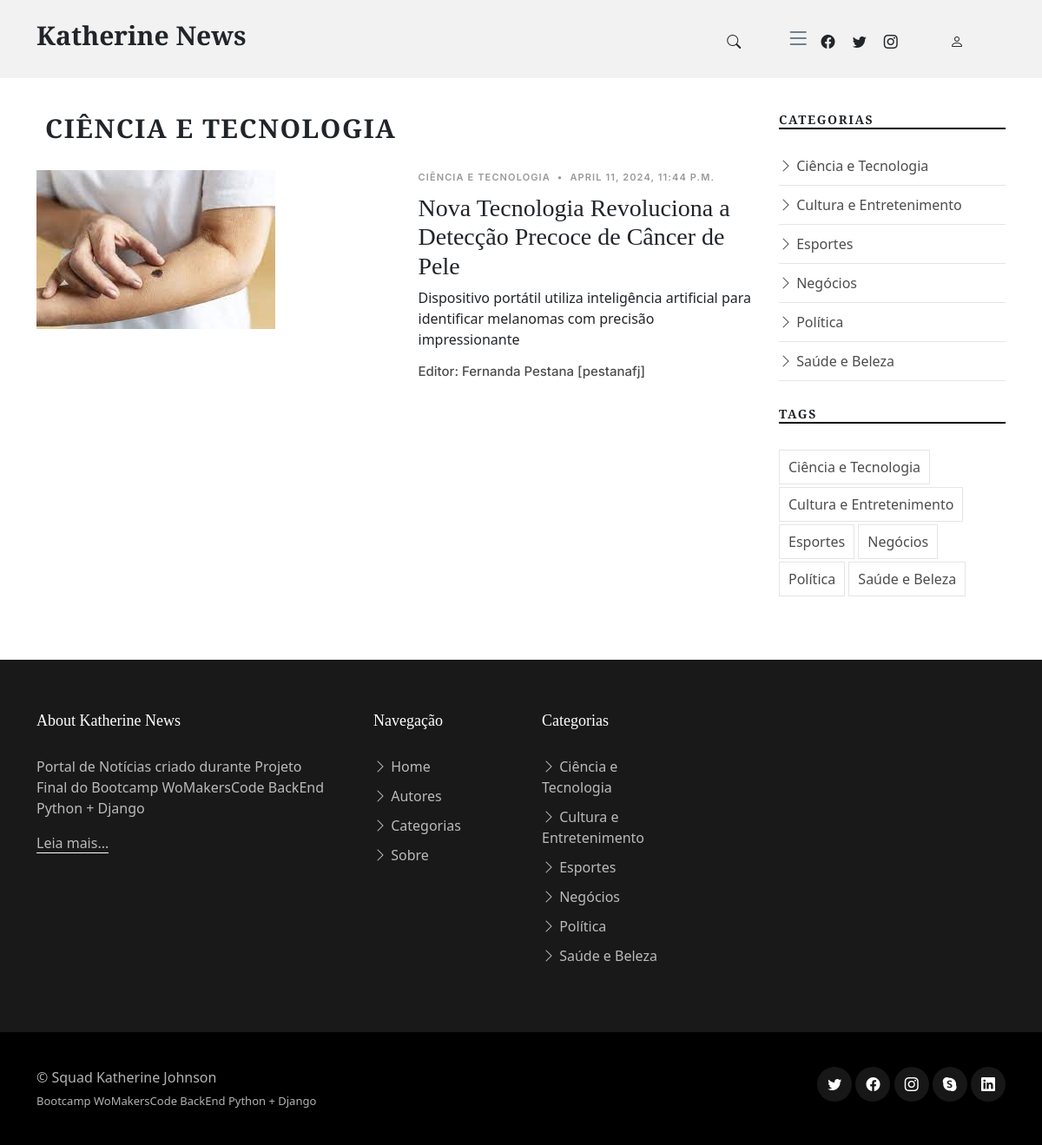
The page /category/7 on the database its author committed.
### app_categories/models.py (models this page shows)
class Category(models.Model):
    name = models.CharField(max_length=25)
    image = models.ImageField(upload_to="images/", null=True, blank=True)
    def __str__(self) -> str:
        return f"{self.name}"

### app_news/models.py (models this page shows)
class News(models.Model):
    title = models.CharField(max_length=100)
    subtitle = models.CharField(max_length=255, null=True, blank=True)
    content = models.TextField(max_length=5000)
    author = models.ForeignKey(Author, on_delete=models.CASCADE)
    editor = models.ForeignKey(Editor, on_delete=models.SET_NULL, null=True)
    category = models.ForeignKey(Category, on_delete=models.SET_DEFAULT, default=14)
    publish_date = models.DateTimeField(auto_now_add=True)
    modified_date = models.DateTimeField(auto_now=True)
    image = models.ImageField(upload_to="images/", null=True, blank=True)

### app_users/models.py (models this page shows)
class Editor(models.Model):
    username = models.CharField(max_length=30, unique=True)
    email = models.EmailField(max_length=255, unique=True)
    password = models.CharField(max_length=100, verbose_name="Senha")
    name = models.CharField(max_length=255, null=True, blank=True, verbose_name="Nome")
    birth_date = models.DateTimeField(null=True, blank=True, verbose_name="Data de Nascimento")
    city = models.CharField(max_length=50, null=True, blank=True, verbose_name="Cidade")
    state = models.CharField(choices=STATE_CHOICES, max_length=2, null=True, blank=True, verbose_name="Estado")
    register_date = models.DateTimeField(auto_now_add=True, verbose_name="Data de Registro")
    image = models.ImageField(upload_to="images/", null=True, blank=True, verbose_name="Imagem de Perfil")
    def __str__(self) -> str:
        return f"{self.name} [{self.username}]"

### app_categories/views.py (the view)
# urls.py: path("category/<category_id>", views.category, name='category'),
def category(request, category_id):
    category = Category.objects.get(id=category_id)
    news_list = News.objects.filter(category_id=category_id)
    return render(request, "category.html", {'category': category, 'category_news': news_list})

### app_categories/templates/category.html (shortened to what this page needs)
{% extends "index.html" %}
{% load bootstrap5 %}
{% block main-content %}
<section>
    <div class="container">
        <div class="row">
            <div class="col-md-9" data-aos="fade-up">
                <div class="d-flex align-items-center author">
                        <h3 class="category-title" style="font-size: 30px;">{{category.name}}
                        </h3>
                    </div>
                    {% for news in category_news %}
                    <div class="d-md-flex post-entry-2 half">
                        <a href="/news/{{news.id}}" class="me-4 thumbnail">
                            <img src="/media/{{news.image}}" alt="" class="img-fluid">
                        </a>
                        <div>
                            <div class="post-meta">
                            <span class="date">{{news.category}}</span> <span class="mx-1">&bullet;</span> <span>{{news.publish_date}}</span></div>
                            <h3><a href="/news/{{news.id}}">{{news.title}}</a></h3>
                            <p>{{news.subtitle}}</p>
                            <div class="d-flex align-items-center author">
                                <div class="name">
                                    <h3 class="m-0 p-0">Editor: {{news.editor}}</h3>
                                </div>
                            </div>
                        </div>
                    </div>
                    {% endfor %}
                </div>
            {% include "side-menu.html" %}
        </div>
    </div>
</section>
{% endblock %}

### templates/static/css/variables.css (style rules this page uses)
:root { --font-default: 'EB Garamond', system-ui, -apple-system, "Segoe UI", Roboto, "Helvetica Neue", Arial, "Noto Sans", "Liberation Sans", sans-serif, "Apple Color Emoji", "Segoe UI Emoji", "Segoe UI Symbol", "Noto Color Emoji"; --font-primary: 'EB Garamond', serif; --font-secondary: 'Inter', sans-serif; --color-default: #212529; --color-default-rgb: 33, 37, 41; --color-links: #212529; --color-links-hover: #15171a; --color-primary: #212529; --color-primary-light: #26282c; --color-primary-dark: #0b0c0e; --color-primary-rgb: 33, 37, 41; --color-primary-light-rgb: 38, 40, 44; --color-primary-dark-rgb: 11, 12, 14; --color-secondary: #596d80; --color-secondary-light: #8498aa; --color-secondary-dark: #404f5c; --color-secondary-rgb: 89, 109, 128; --color-secondary-light-rgb: 132, 152, 170; --color-secondary-dark-rgb: 64, 79, 92; --color-blue: #0d6efd; --color-blue-rgb: 13, 110, 253; --color-indigo: #6610f2; --color-indigo-rgb: 102, 16, 242; --color-purple: #6f42c1; --color-purple-rgb: 111, 66, 193; --color-pink: #f3268c; --color-pink-rgb: 243, 38, 140; --color-red: #df1529; --color-red-rgb: 223, 21, 4; --color-orange: #fd7e14; --color-orange-rgb: 253, 126, 20; --color-yellow: #ffc107; --color-yellow-rgb: 255, 193, 7; --color-green: #059652; --color-green-rgb: 5, 150, 82; --color-teal: #20c997; --color-teal-rgb: 32, 201, 151; --color-cyan: #0dcaf0; --color-cyan-rgb: 13, 202, 240; --color-white: #ffffff; --color-white-rgb: 255, 255, 255; --color-gray: #6c757d; --color-gray-rgb: 108, 117, 125; --color-black: #000000; --color-black-rgb: 0, 0, 0; }
:root { --bs-blue: var(--color-blue); --bs-indigo: var(--color-indigo); --bs-purple: var(--color-purple); --bs-pink: var(--color-pink); --bs-red: var(--color-red); --bs-orange: var(--color-orange); --bs-yellow: var(--color-yellow); --bs-green: var(--color-green); --bs-teal: var(--color-teal); --bs-cyan: var(--color-cyan); --bs-white: var(--color-white); --bs-gray: var(--color-gray); --bs-gray-dark: #343a40; --bs-gray-100: #f8f9fa; --bs-gray-200: #e9ecef; --bs-gray-300: #dee2e6; --bs-gray-400: #ced4da; --bs-gray-500: #adb5bd; --bs-gray-600: #6c757d; --bs-gray-700: #495057; --bs-gray-800: #343a40; --bs-gray-900: #212529; --bs-primary: var(--color-blue); --bs-secondary: var(--color-blue); --bs-success: #198754; --bs-info: #0dcaf0; --bs-warning: #ffc107; --bs-danger: #dc3545; --bs-light: #f8f9fa; --bs-dark: #212529; --bs-primary-rgb: var(--color-primary-rgb); --bs-secondary-rgb: var(--color-secondary-rgb); --bs-success-rgb: 25, 135, 84; --bs-info-rgb: 13, 202, 240; --bs-warning-rgb: 255, 193, 7; --bs-danger-rgb: 220, 53, 69; --bs-light-rgb: 248, 249, 250; --bs-dark-rgb: 33, 37, 41; --bs-white-rgb: var(--color-white-rgb); --bs-black-rgb: var(--color-black-rgb); --bs-body-color-rgb: var(--color-default-rgb); --bs-body-bg-rgb: 255, 255, 255; --bs-font-sans-serif: var(--font-default); --bs-font-monospace: SFMono-Regular, Menlo, Monaco, Consolas, "Liberation Mono", "Courier New", monospace; --bs-gradient: linear-gradient(180deg, rgba(255, 255, 255, 0.15), rgba(255, 255, 255, 0)); --bs-body-font-family: var(--font-default); --bs-body-font-size: 1rem; --bs-body-font-weight: 400; --bs-body-line-height: 1.5; --bs-body-color: var(--color-default); --bs-body-bg: #fff; }

### rows shown on the page
Category: name "CIÊNCIA E TECNOLOGIA"
News: image (picture), category "CIÊNCIA E TECNOLOGIA", publish_date "APRIL 11, 2024, 11:44 P.M.", title "Nova Tecnologia Revoluciona a Detecção Precoce de Câncer de Pele", subtitle "Dispositivo portátil utiliza inteligência artificial para identificar melanomas com precisão impressionante", editor "Fernanda Pestana [pestanafj]"
